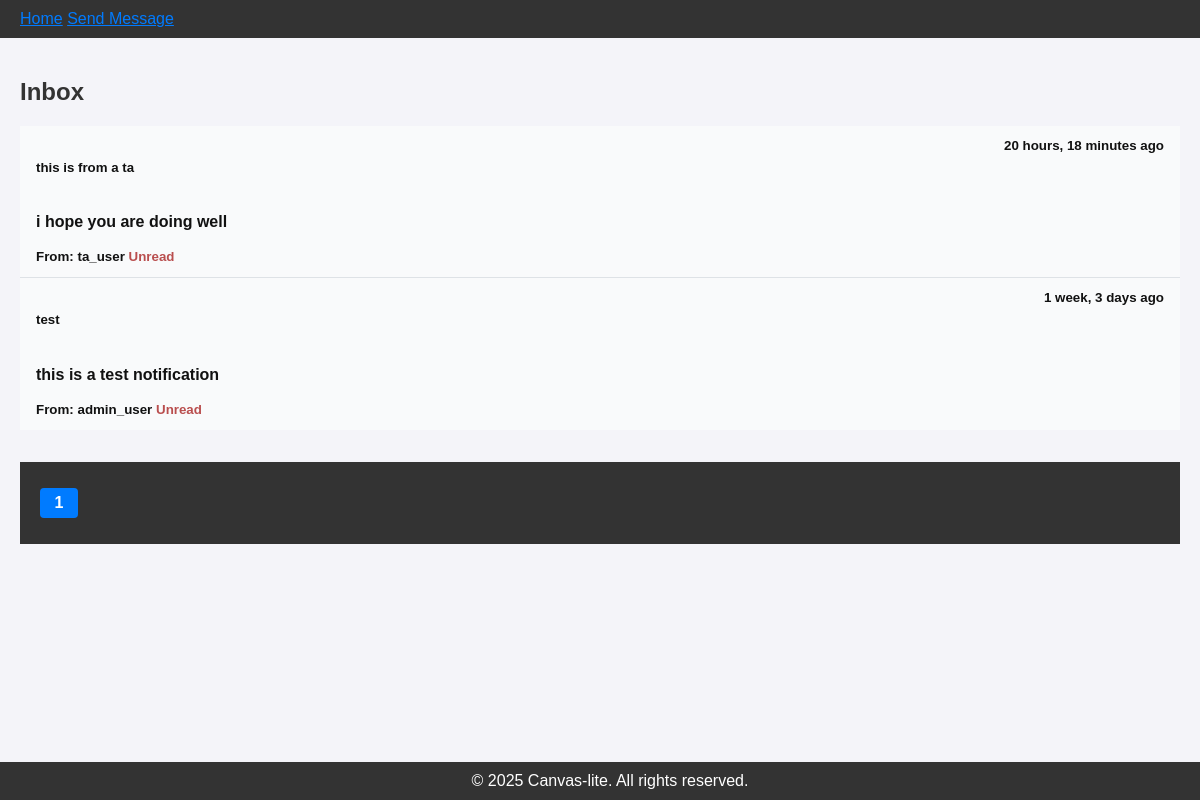
Page /sudo/notification/ (signed in) on the earlier database version.
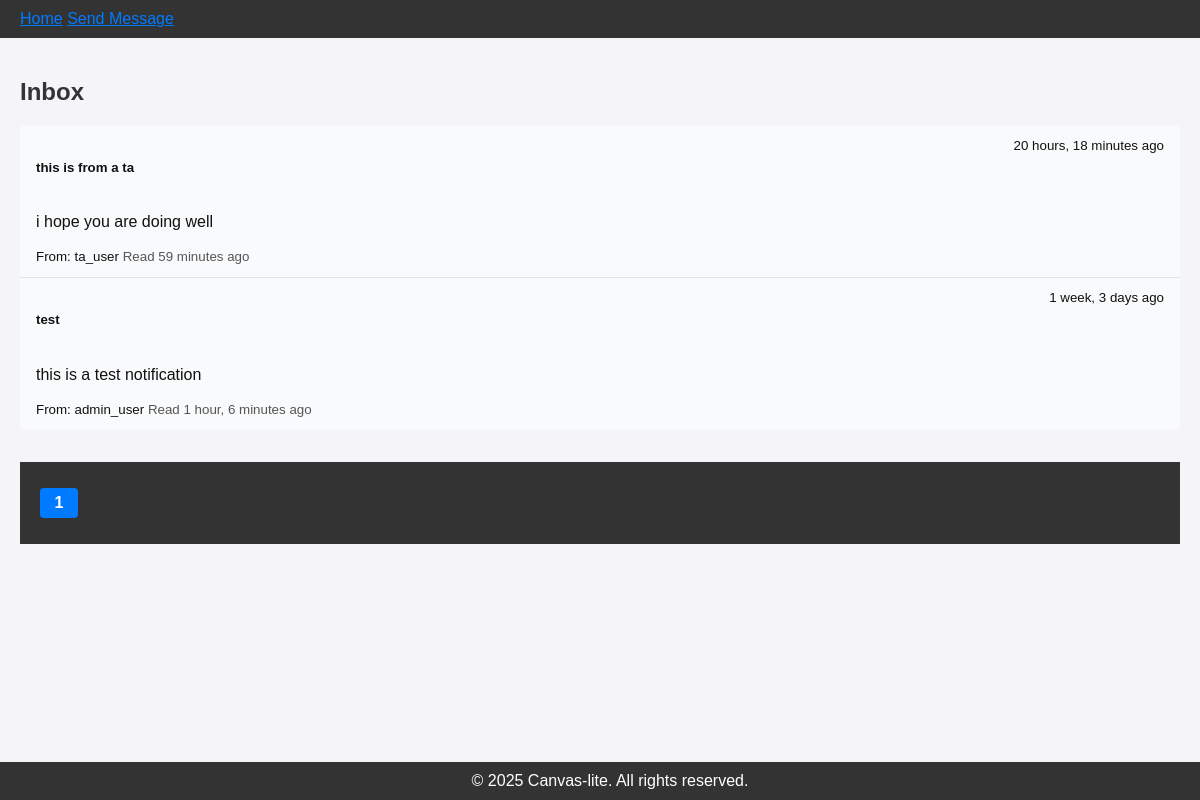
Same page on the later database version.
### webapp/models/notifications.py (models this page shows, shortened)
class UserNotification(models.Model):
    user = models.ForeignKey(settings.AUTH_USER_MODEL, on_delete=models.CASCADE)
    notification = models.ForeignKey('Notification', on_delete=models.CASCADE)
    read = models.BooleanField(default=False)
    read_at = models.DateTimeField(null=True, blank=True)
    class Meta:
        unique_together = ('user', 'notification')

class Notification(models.Model):
    sender = models.ForeignKey(
        settings.AUTH_USER_MODEL,
        on_delete=models.SET_NULL,
        null=True,
        blank=True,
        related_name='sent_notification'
    )
    recipients = models.ManyToManyField(
        settings.AUTH_USER_MODEL,
        through='UserNotification',
        through_fields=('notification', 'user'),  # Explicitly define fields
        related_name='received_notifications'
    )
    subject = models.CharField(max_length=100, blank=True)
    message = models.TextField()
    created_at = models.DateTimeField(auto_now_add=True)
    updated_at = models.DateTimeField(auto_now=True)

### webapp/models/users.py (models this page shows, shortened)
class User(AbstractUser):
    phone_number = models.CharField(max_length=15, blank=True, verbose_name='phone_number', null=True)
    description = models.TextField(blank=True, null=True, verbose_name='description')
    group_name = models.CharField(
        max_length=1,
        choices=UserType,
        default=UserType.TA,
    )
    def get_notifications(self):
        return self.usernotification_set.select_related('notification')
    class Meta:
        permissions = (
            ("can_assign_l1", "Can assign to courses/sections: instructor"),
            ("can_assign_l2", "Can assign to courses/sections: admin"),
        )

### webapp/views/inbox.py (the view)
# urls.py: path('sudo/notification/', views.inbox, name='admin_inbox'),
@login_required
def inbox(request):
    box = request.GET.get('box', 'received')  # Default to 'received'
    if box == 'sent':
        notifications = request.user.get_sent_notifications().order_by('-created_at')
        user_notifications = [
            {'notification': n, 'read': True, 'read_at': n.created_at}
            for n in notifications
        ]
    else:
        notifications = request.user.get_notifications().order_by(
            '-notification__created_at')
        user_notifications = notifications
    notification_paginator = Paginator(user_notifications, 10)
    notification_page_number = request.GET.get('page')
    notification_page = notification_paginator.get_page(notification_page_number)
    users = User.objects.exclude(id=request.user.id).order_by('username')
    group_name = request.user.group_name
    if request.method == 'POST':
        form = SendMessageForm(request.POST)
        if form.is_valid():
            all_users = form.cleaned_data['all_users']
            subject = form.cleaned_data['subject']
            message = form.cleaned_data['message']
            if all_users:
                recipients = User.objects.exclude(id=request.user.id)
            else:
                recipients = form.cleaned_data['recipients']
            request.user.send_notifications(recipients=recipients, subject=subject, message=message)
            messages.success(request, "Message sent successfully!")
            if request.user.group_name == "Admin":
                return redirect('admin_inbox')
            else:
                return redirect('user_inbox')
    else:
        form = SendMessageForm()
    return render(request, 'standard_pages/inbox.html', {
        'form': form,
        'notification_page': notification_page,
        'users': users,
        'group_name': group_name,
        'box': box,
    })

### templates/standard_pages/inbox.html (shortened to what this page needs)
{% extends "master.html" %}
{% load static %}
{% block includes %}
    <link rel="stylesheet" type="text/css" href="{% static 'css/inbox.css' %}">
    <link rel="stylesheet" type="text/css" href="{% static 'css/inbox_send.css' %}">
{% endblock %}
{% block content %}
<nav>
    <a href="/" class="btn">Home</a>
    <button class="btn" id="open-send-modal">Send Message</button>
</nav>
<div class="container">
    <h2>Inbox</h2>
    <div class="list notifications-list mb-4">
        {% for user_notification in notification_page %}
        <div class="list-item notification-item {% if not user_notification.read %}unread{% endif %}">
            <div class="d-flex justify-between">
                <h5>{{ user_notification.notification.subject }}</h5>
                <small>{{ user_notification.notification.created_at|timesince }} ago</small>
            </div>
            <p>{{ user_notification.notification.message }}</p>
            <small>
                From: {{ user_notification.notification.sender.username|default:"System" }}
                {% if user_notification.read %}
                    <span class="text-muted">Read {{ user_notification.read_at|timesince }} ago</span>
                {% else %}
                    <span class="text-danger">Unread</span>
                {% endif %}
            </small>
        </div>
        {% empty %}
        <div class="alert alert-info">No messages found</div>
        {% endfor %}
    </div>
    <nav class="pagination-nav">
        <ul class="pagination">
            {% for num in notification_page.paginator.page_range %}
                <li class="page-item {% if num == notification_page.number %}active{% endif %}">
                    <a class="page-link" href="?page={{ num }}">{{ num }}</a>
                </li>
            {% endfor %}
        </ul>
    </nav>
</div>
{% endblock %}

Differences in the rows shown:
changed UserNotification "i hope you are doing well": read_at (not shown) → "59 minutes"; read "Unread" → "Read ago"
changed UserNotification "this is a test notification": read_at (not shown) → "1 hour, 6 minutes"; read "Unread" → "Read ago"
